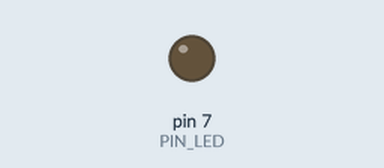
A sketch run on a simulated Arduino Uno, built with avr-gcc and run on an emulated ATmega328P. On the bench: output pins drawn as LEDs (lit = HIGH). Dashed ring = blinking. At 2.0 s the program stops and its outputs stay as they are.

Above: at 0.5 s.
At 1.75 s:
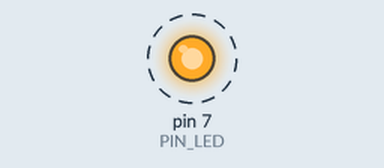
Timing chart, 0 to 3.0 s (numbered marks = the images above):
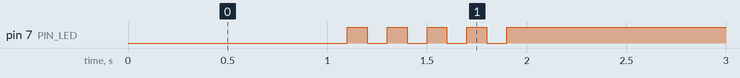

The sketch:

05_practice_2.ino
```cpp
// ===== LED on GPIO 7: 1초 켜기 → 1초 동안 5회 깜빡임 → 꺼지고 정지 =====
#define PIN_LED 7

// ★Active-Low 결선일 경우 true (핀 LOW → LED ON)
const bool LED_ACTIVE_LOW = true;

// 켜짐/꺼짐 레벨
const int LED_ON  = LED_ACTIVE_LOW ? LOW  : HIGH;
const int LED_OFF = LED_ACTIVE_LOW ? HIGH : LOW;

const unsigned long HOLD_ON_MS      = 1000; // 처음 켜두는 시간
const unsigned long BLINK_WINDOW_MS = 1000; // 깜빡임 총 시간
const int           BLINK_COUNT     = 5;    // 깜빡임 횟수

void setup() {
  pinMode(PIN_LED, OUTPUT);
  digitalWrite(PIN_LED, LED_OFF); // 시작은 꺼짐
}

void loop() {
  // 1) 처음 1초 동안 LED 켜기
  digitalWrite(PIN_LED, LED_ON);
  delay(HOLD_ON_MS);

  // 2) 다음 1초 동안 5회 깜빡이기
  unsigned long halfPeriod = BLINK_WINDOW_MS / (BLINK_COUNT * 2UL);
  for (int i = 0; i < BLINK_COUNT; i++) {
    digitalWrite(PIN_LED, LED_ON);  delay(halfPeriod);
    digitalWrite(PIN_LED, LED_OFF); delay(halfPeriod);
  }

  // 3) LED 끄기
  digitalWrite(PIN_LED, LED_OFF);

  // 4) 무한 정지
  while (true) { /* do nothing */ }
}
```

Measured:
- by itself, pin 7 (PIN_LED): alternates HIGH for 0.10 s and LOW for 0.10 s, 9 changes in all, then stays HIGH
